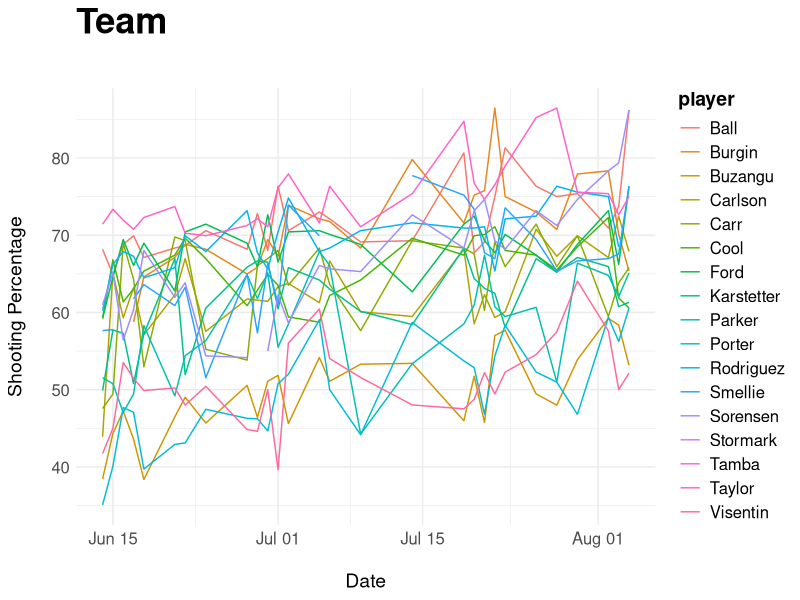
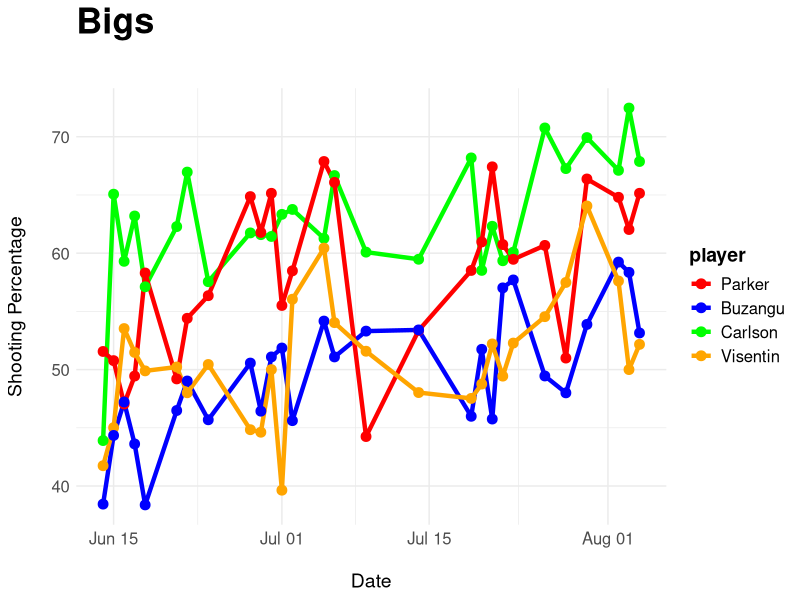
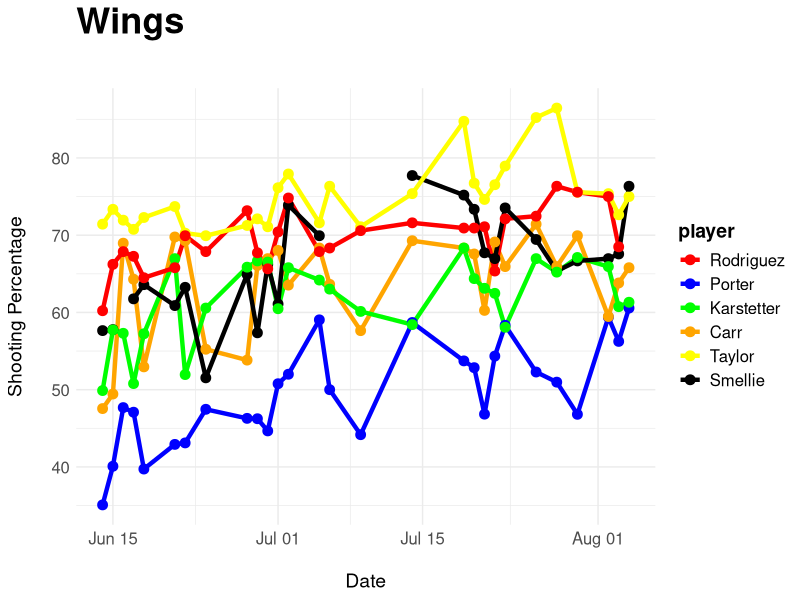
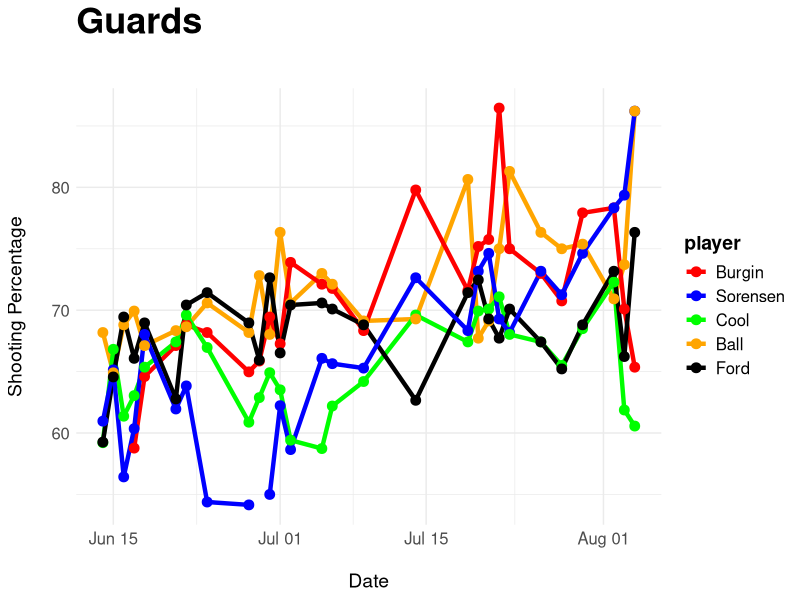
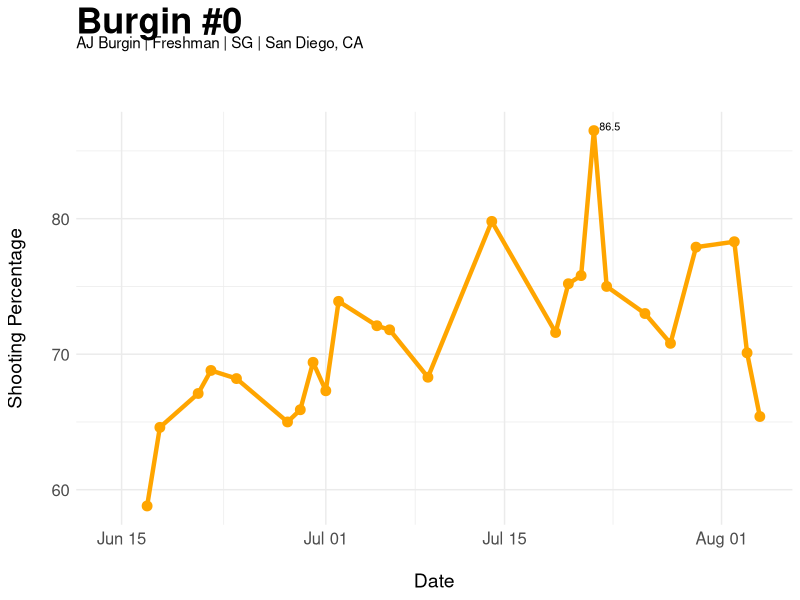
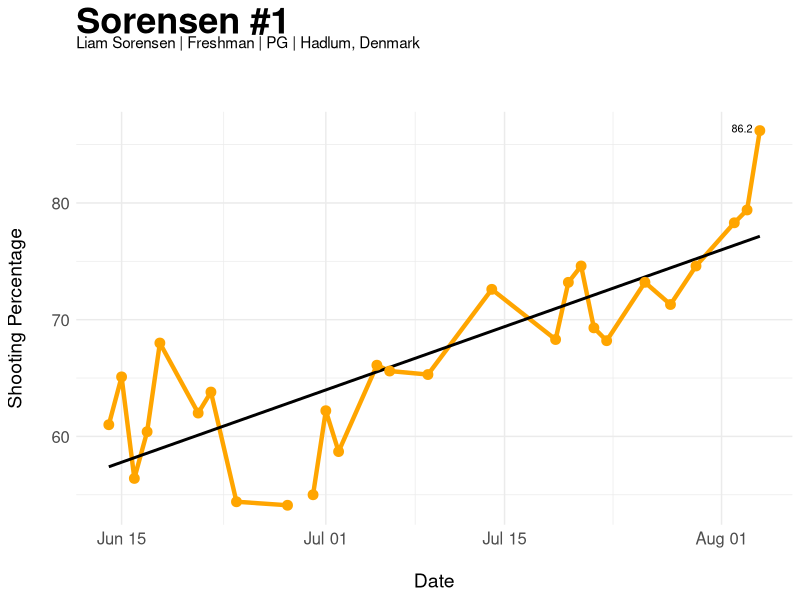
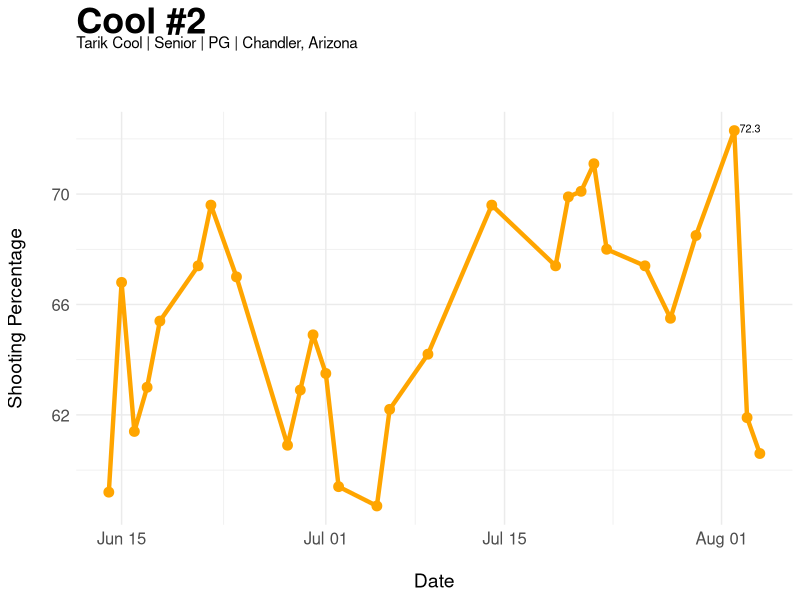
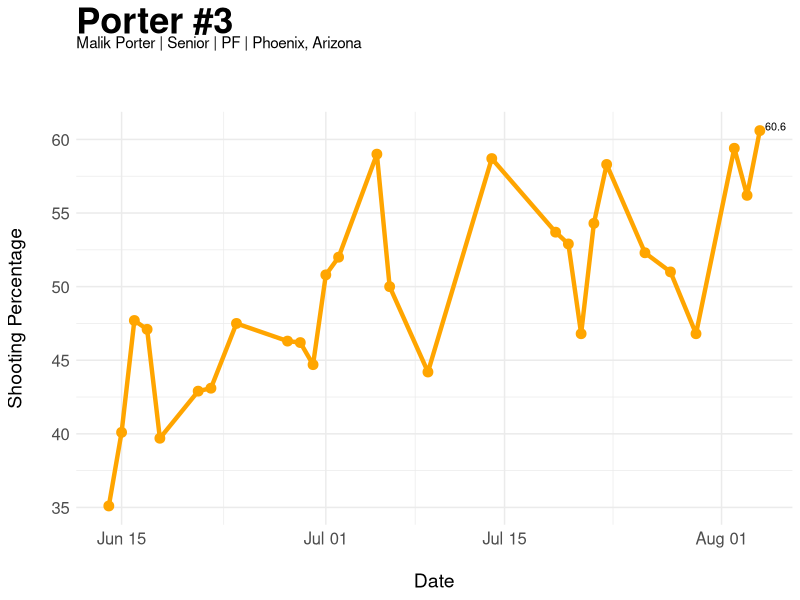

Write the R code that produced these figures, in order.
## ---- chunk 1
library(tidyverse)
library(modelr)
library(plyr)
library(readxl)
df1 <- read_excel(path = "Summer Shooting.xlsx", sheet = "Composite")
df2 <- read_excel(path = "Summer Shooting.xlsx", sheet = "06-14")
df3 <- read_excel(path = "Summer Shooting.xlsx", sheet = "06-15")
df4 <- read_excel(path = "Summer Shooting.xlsx", sheet = "06-16")
df5 <- read_excel(path = "Summer Shooting.xlsx", sheet = "06-17")
df6 <- read_excel(path = "Summer Shooting.xlsx", sheet = "06-18")
df7 <- read_excel(path = "Summer Shooting.xlsx", sheet = "06-21")
df8 <- read_excel(path = "Summer Shooting.xlsx", sheet = "06-22")
df9 <- read_excel(path = "Summer Shooting.xlsx", sheet = "06-24")
df10 <- read_excel(path = "Summer Shooting.xlsx", sheet = "06-28")
df11 <- read_excel(path = "Summer Shooting.xlsx", sheet = "06-29")
df12 <- read_excel(path = "Summer Shooting.xlsx", sheet = "06-30")
df13 <- read_excel(path = "Summer Shooting.xlsx", sheet = "07-01")
df14 <- read_excel(path = "Summer Shooting.xlsx", sheet = "07-02")
df15 <- read_excel(path = "Summer Shooting.xlsx", sheet = "07-05")
df16 <- read_excel(path = "Summer Shooting.xlsx", sheet = "07-06")
df17 <- read_excel(path = "Summer Shooting.xlsx", sheet = "07-09")
df18 <- read_excel(path = "Summer Shooting.xlsx", sheet = "07-14")
df19 <- read_excel(path = "Summer Shooting.xlsx", sheet = "07-19")
df20 <- read_excel(path = "Summer Shooting.xlsx", sheet = "07-20")
df21 <- read_excel(path = "Summer Shooting.xlsx", sheet = "07-21")
df22 <- read_excel(path = "Summer Shooting.xlsx", sheet = "07-22")
df23 <- read_excel(path = "Summer Shooting.xlsx", sheet = "07-23")
df24 <- read_excel(path = "Summer Shooting.xlsx", sheet = "07-26")
df25 <- read_excel(path = "Summer Shooting.xlsx", sheet = "07-28")
df26 <- read_excel(path = "Summer Shooting.xlsx", sheet = "07-30")
df27 <- read_excel(path = "Summer Shooting.xlsx", sheet = "08-02")
df28 <- read_excel(path = "Summer Shooting.xlsx", sheet = "08-03")
df29 <- read_excel(path = "Summer Shooting.xlsx", sheet = "08-04")

## ---- chunk 2
str(df1)
is.data.frame(df1)

df1$`Team Ave` <- NULL
df1$...1 <- NULL
## ---- chunk 3
d2 <- pivot_longer(df2, cols = !"...1", names_to = "Player", values_to = "Shots")
d3 <- pivot_longer(df3, cols = !"...1", names_to = "Player", values_to = "Shots")
d4 <- pivot_longer(df4, cols = !"...1", names_to = "Player", values_to = "Shots")
d5 <- pivot_longer(df5, cols = !"...1", names_to = "Player", values_to = "Shots")
d6 <- pivot_longer(df6, cols = !"...1", names_to = "Player", values_to = "Shots")
d7 <- pivot_longer(df7, cols = !"...1", names_to = "Player", values_to = "Shots")
d8 <- pivot_longer(df8, cols = !"...1", names_to = "Player", values_to = "Shots")
d9 <- pivot_longer(df9, cols = !"...1", names_to = "Player", values_to = "Shots")
d10 <- pivot_longer(df10, cols = !"...1", names_to = "Player", values_to = "Shots")
d11 <- pivot_longer(df11, cols = !"...1", names_to = "Player", values_to = "Shots")
d12 <- pivot_longer(df12, cols = !"...1", names_to = "Player", values_to = "Shots")
d13 <- pivot_longer(df13, cols = !"...1", names_to = "Player", values_to = "Shots")
d14 <- pivot_longer(df14, cols = !"...1", names_to = "Player", values_to = "Shots")
d15 <- pivot_longer(df15, cols = !"...1", names_to = "Player", values_to = "Shots")
d16 <- pivot_longer(df16, cols = !"...1", names_to = "Player", values_to = "Shots")
d17 <- pivot_longer(df17, cols = !"...1", names_to = "Player", values_to = "Shots")
d18 <- pivot_longer(df18, cols = !"...1", names_to = "Player", values_to = "Shots")
d19 <- pivot_longer(df19, cols = !"...1", names_to = "Player", values_to = "Shots")
d20 <- pivot_longer(df20, cols = !"...1", names_to = "Player", values_to = "Shots")
d21 <- pivot_longer(df21, cols = !"...1", names_to = "Player", values_to = "Shots")
d22 <- pivot_longer(df22, cols = !"...1", names_to = "Player", values_to = "Shots")
d23 <- pivot_longer(df23, cols = !"...1", names_to = "Player", values_to = "Shots")
d24 <- pivot_longer(df24, cols = !"...1", names_to = "Player", values_to = "Shots")
d25 <- pivot_longer(df25, cols = !"...1", names_to = "Player", values_to = "Shots")
d26 <- pivot_longer(df26, cols = !"...1", names_to = "Player", values_to = "Shots")
d27 <- pivot_longer(df27, cols = !"...1", names_to = "Player", values_to = "Shots")
d28 <- pivot_longer(df28, cols = !"...1", names_to = "Player", values_to = "Shots")
d29 <- pivot_longer(df29, cols = !"...1", names_to = "Player", values_to = "Shots")
## ---- chunk 4
# june 14
made_614 <- d2[c(1:17),-c(1)]
made_614
is.data.frame(made_614)
m614 <- "June_14"
made_614$date <- m614
made_614
# june 15
made_615 <- d3[c(1:17),-c(1)]
made_615
is.data.frame(made_615)
m615 <- "June_15"
made_615$date <- m615
made_615
# june 16
made_616 <- d4[c(1:17),-c(1)]
made_616
is.data.frame(made_616)
m616 <- "June_16"
made_616$date <- m616
made_616
# june 17
made_617 <- d5[c(1:17),-c(1)]
made_617
is.data.frame(made_617)
m617 <- "June_17"
made_617$date <- m617
made_617
# june 18
made_618 <- d6[c(1:17),-c(1)]
made_618
is.data.frame(made_618)
m618 <- "June_18"
made_618$date <- m618
made_618
# june 21
made_621 <- d7[c(1:17),-c(1)]
made_621
is.data.frame(made_621)
m621 <- "June_21"
made_621$date <- m621
made_621
# june 22
made_622 <- d8[c(1:17),-c(1)]
made_622
is.data.frame(made_622)
m622 <- "June_22"
made_622$date <- m622
made_622
# june 24
made_624 <- d9[c(1:17),-c(1)]
made_624
is.data.frame(made_624)
m624 <- "June_24"
made_624$date <- m624
made_624
# june 28
made_628 <- d10[c(1:17),-c(1)]
made_628
is.data.frame(made_628)
m628 <- "June_28"
made_628$date <- m628
made_628
# june 29
made_629 <- d11[c(1:17),-c(1)]
made_629
is.data.frame(made_629)
m629 <- "June_29"
made_629$date <- m629
made_629
# june 30
made_630 <- d12[c(1:17),-c(1)]
made_630
is.data.frame(made_630)
m630 <- "June_30"
made_630$date <- m630
made_630
# july 01
made_701 <- d13[c(1:17),-c(1)]
made_701
is.data.frame(made_701)
m701 <- "July_01"
made_701$date <- m701
made_701
# july 02 
made_702 <- d14[c(1:17),-c(1)]
made_702
is.data.frame(made_702)
m702 <- "July_02"
made_702$date <- m702
made_702
# july 05
made_705 <- d15[c(1:17),-c(1)]
made_705
is.data.frame(made_705)
m705 <- "July_05"
made_705$date <- m705
made_705
# july 06
made_706 <- d16[c(1:17),-c(1)]
made_706
is.data.frame(made_706)
m706 <- "July_06"
made_706$date <- m706
made_706
# july 09
made_709 <- d17[c(1:17),-c(1)]
made_709
is.data.frame(made_709)
m709 <- "July_09"
made_709$date <- m709
made_709
# july 14
made_714 <- d18[c(1:17),-c(1)]
made_714
is.data.frame(made_714)
m714 <- "July_14"
made_714$date <- m714
made_714
# july 19
made_719 <- d19[c(1:17),-c(1)]
made_719
is.data.frame(made_719)
m719 <- "July_19"
made_719$date <- m719
made_719
# july 20
made_720 <- d20[c(1:17),-c(1)]
made_720
is.data.frame(made_720)
m720 <- "July_20"
made_720$date <- m720
made_720
# july 21
made_721 <- d21[c(1:17),-c(1)]
made_721
is.data.frame(made_721)
m721 <- "July_21"
made_721$date <- m721
made_721
# july 22
made_722 <- d22[c(1:17),-c(1)]
made_722
is.data.frame(made_722)
m722 <- "July_22"
made_722$date <- m722
made_722
# july 23
made_723 <- d23[c(1:17),-c(1)]
made_723
is.data.frame(made_723)
m723 <- "July_23"
made_723$date <- m723
made_723
# july 26
made_726 <- d24[c(1:17),-c(1)]
made_726
is.data.frame(made_726)
m726 <- "July_26"
made_726$date <- m726
made_726
# july 28
made_728 <- d25[c(1:17),-c(1)]
made_728
is.data.frame(made_728)
m728 <- "July_28"
made_728$date <- m728
made_728
# july 30
made_730 <- d26[c(1:17),-c(1)]
made_730
is.data.frame(made_730)
m730 <- "July_30"
made_730$date <- m730
made_730
# aug 2
made_802 <- d27[c(1:17),-c(1)]
made_802
is.data.frame(made_802)
m802 <- "Aug_02"
made_802$date <- m802
made_802
# aug 3
made_803 <- d28[c(1:17),-c(1)]
made_803
is.data.frame(made_803)
m803 <- "Aug_03"
made_803$date <- m803
made_803
# aug 4
made_804 <- d29[c(1:17),-c(1)]
made_804
is.data.frame(made_804)
m804 <- "Aug_04"
made_804$date <- m804
made_804
## ---- chunk 5
##TAKEN

# june 14
taken_614 <- d2[c(18:34),-c(1)]
taken_614

# june 15
taken_615 <- d3[c(18:34),-c(1)]
taken_615
# june 16
taken_616 <- d4[c(18:34),-c(1)]
taken_616
# june 17
taken_617 <- d5[c(18:34),-c(1)]
taken_617
# june 18
taken_618 <- d6[c(18:34),-c(1)]
taken_618
# june 21
taken_621 <- d7[c(18:34),-c(1)]
taken_621
# june 22
taken_622 <- d8[c(18:34),-c(1)]
taken_622
# june 24
taken_624 <- d9[c(18:34),-c(1)]
taken_624
# june 14
taken_628 <- d10[c(18:34),-c(1)]
taken_628
# june 14
taken_629 <- d11[c(18:34),-c(1)]
taken_629
# june 14
taken_630 <- d12[c(18:34),-c(1)]
taken_630
# june 14
taken_701 <- d13[c(18:34),-c(1)]
taken_701
# june 14
taken_702 <- d14[c(18:34),-c(1)]
taken_702
# june 14
taken_705 <- d15[c(18:34),-c(1)]
taken_705
# june 14
taken_706 <- d16[c(18:34),-c(1)]
taken_706
# june 14
taken_709 <- d17[c(18:34),-c(1)]
taken_709
# june 14
taken_714 <- d18[c(18:34),-c(1)]
taken_714
# july 19
taken_719 <- d19[c(18:34),-c(1)]
taken_719
# july 20
taken_720 <- d20[c(18:34),-c(1)]
taken_720
# july 21
taken_721 <- d21[c(18:34),-c(1)]
taken_721
# july 22
taken_722 <- d22[c(18:34),-c(1)]
taken_722
# july 23
taken_723 <- d23[c(18:34),-c(1)]
taken_723
# july 26
taken_726 <- d24[c(18:34),-c(1)]
taken_726
# july 28
taken_728 <- d25[c(18:34),-c(1)]
taken_728
# july 30
taken_730 <- d26[c(18:34),-c(1)]
taken_730
# aug 2
taken_802 <- d27[c(18:34),-c(1)]
taken_802
# aug 3
taken_803 <- d28[c(18:34),-c(1)]
taken_803
# aug 4
taken_804 <- d29[c(18:34),-c(1)]
taken_804
## ---- chunk 6
#---------- Create Player Column
player <- c("Burgin", "Sorensen", "Cool", "Porter", "Taylor",
            "Smellie", "Ball", "Carlson", "Carr", "Karstetter", 
            "Ford", "Rodriguez", "Tamba", "Parker", "Visentin", 
            "Buzangu", "Stormark")
## ---- chunk 7
#------------- Create percentages
p614 <- (made_614[,2]/taken_614[,2]) * 100
p615 <- (made_615[,2]/taken_615[,2]) * 100
p616 <- (made_616[,2]/taken_616[,2]) * 100
p617 <- (made_617[,2]/taken_617[,2]) * 100
p618 <- (made_618[,2]/taken_618[,2]) * 100
p621 <- (made_621[,2]/taken_621[,2]) * 100
p622 <- (made_622[,2]/taken_622[,2]) * 100
p624 <- (made_624[,2]/taken_624[,2]) * 100
p628 <- (made_628[,2]/taken_628[,2]) * 100
p629 <- (made_629[,2]/taken_629[,2]) * 100
p630 <- (made_630[,2]/taken_630[,2]) * 100
p701 <- (made_701[,2]/taken_701[,2]) * 100
p702 <- (made_702[,2]/taken_702[,2]) * 100
p705 <- (made_705[,2]/taken_705[,2]) * 100
p706 <- (made_706[,2]/taken_706[,2]) * 100
p709 <- (made_709[,2]/taken_709[,2]) * 100
p714 <- (made_714[,2]/taken_714[,2]) * 100
p719 <- (made_719[,2]/taken_719[,2]) * 100
p720 <- (made_720[,2]/taken_720[,2]) * 100
p721 <- (made_721[,2]/taken_721[,2]) * 100
p722 <- (made_722[,2]/taken_722[,2]) * 100
p723 <- (made_723[,2]/taken_723[,2]) * 100
p726 <- (made_726[,2]/taken_726[,2]) * 100
p728 <- (made_728[,2]/taken_728[,2]) * 100
p730 <- (made_730[,2]/taken_730[,2]) * 100
p802 <- (made_802[,2]/taken_802[,2]) * 100
p803 <- (made_803[,2]/taken_803[,2]) * 100
p804 <- (made_804[,2]/taken_804[,2]) * 100

## ---- chunk 8
#--------------- Create full df
p614$player <- player
p614$date <- "2021-06-14"

p615$player <- player
p615$date <- "2021-06-15"

p616$player <- player
p616$date <- "2021-06-16"

p617$player <- player
p617$date <- "2021-06-17"

p618$player <- player
p618$date <- "2021-06-18"

p621$player <- player
p621$date <- "2021-06-21"

p622$player <- player
p622$date <- "2021-06-22"

p624$player <- player
p624$date <- "2021-06-24"

p628$player <- player
p628$date <- "2021-06-28"

p629$player <- player
p629$date <- "2021-06-29"

p630$player <- player
p630$date <- "2021-06-30"

p701$player <- player
p701$date <- "2021-07-01"

p702$player <- player
p702$date <- "2021-07-02"

p705$player <- player
p705$date <- "2021-07-05"

p706$player <- player
p706$date <- "2021-07-06"

p709$player <- player
p709$date <- "2021-07-09"

p714$player <- player
p714$date <- "2021-07-14"

p719$player <- player
p719$date <- "2021-07-19"

p720$player <- player
p720$date <- "2021-07-20"

p721$player <- player
p721$date <- "2021-07-21"

p722$player <- player
p722$date <- "2021-07-22"

p723$player <- player
p723$date <- "2021-07-23"

p726$player <- player
p726$date <- "2021-07-26"

p728$player <- player
p728$date <- "2021-07-28"

p730$player <- player
p730$date <- "2021-07-30"

p802$player <- player
p802$date <- "2021-08-02"

p803$player <- player
p803$date <- "2021-08-03"

p804$player <- player
p804$date <- "2021-08-04"
## ---- chunk 9
#---------- bind to make total df
total <- rbind(p614, p615, p616, p617, p618, p621, p622, p624, p628, p629, p630,
               p701, p702, p705, p706, p709, p714, p719, p720, p721, p722, p723,
               p726, p728, p730, p802, p803, p804)
total

## ---- chunk 10
#--------- change date from character to date
total$date <- as.Date(total$date)
str(total)
## ---- chunk 11
#--------- first plot
first_plot <- ggplot(total, aes(x=date, y=Shots, color=player)) +
  geom_line() +
  theme_minimal() +
  xlab("\nDate") +
  ylab("Shooting Percentage\n") +
  ggtitle("Team\n") +
  theme(plot.title = element_text(size = 26, face = "bold")) +
  theme(axis.text=element_text(size=12), 
        axis.title = element_text(size=14)) + 
  theme(legend.text=element_text(size=12), 
        legend.title = element_text(size=14, face = "bold"))
## ---- chunk 12
first_plot
## ---- chunk 13
#BIGS

BIGS <- total$player %in% c("Parker","Buzangu", "Carlson", "Visentin")
B <- total[BIGS,]
B
str(B)
B$date <- as.Date(B$date)

bg <- ggplot(B, aes(x=date, y=Shots, color=player)) +
  geom_line(size=1.5) +
  #geom_smooth(method = "lm", fill=NA) +
  geom_point(size=3) +
  theme_minimal() +
  xlab("\nDate") +
  ylab("Shooting Percentage\n") +
  ggtitle("Bigs\n") +
  theme(plot.title = element_text(size = 26, face = "bold")) +
  theme(axis.text=element_text(size=12), 
        axis.title = element_text(size=14)) + 
  theme(legend.text=element_text(size=12), 
        legend.title = element_text(size=14, face = "bold"))

bg <- bg + scale_color_manual(breaks = c("Parker", "Buzangu", "Carlson", "Visentin"),
                        values=c("red", "blue", "green", "orange"))
## ---- chunk 14
bg
## ---- chunk 15
# WINGS

WINGS <- total$player %in% c("Rodriguez","Porter", "Karstetter", "Carr", "Taylor", "Smellie")
W <- total[WINGS,]
W
str(W)
W$date <- as.Date(W$date)
str(W)

wg <- ggplot(W, aes(x=date, y=Shots, color=player)) +
  geom_line(size=1.5) +
  geom_point(size=3) +
  theme_minimal() +
  xlab("\nDate") +
  ylab("Shooting Percentage\n") +
  ggtitle("Wings\n") +
  theme(plot.title = element_text(size = 26, face = "bold")) +
  theme(axis.text=element_text(size=12), 
        axis.title = element_text(size=14)) + 
  theme(legend.text=element_text(size=12), 
        legend.title = element_text(size=14, face = "bold"))

wg <- wg + scale_color_manual(breaks = c("Rodriguez","Porter", "Karstetter", "Carr", "Taylor", "Smellie"),
                        values=c("red", "blue", "green", "orange", "yellow", "black"))
## ---- chunk 16
wg
## ---- chunk 17
#GUARDS

GUARDS <- total$player %in% c("Burgin", "Sorensen", "Cool", "Ball", "Ford")
G <- total[GUARDS,]
G
str(G)
G$date <- as.Date(G$date)

gg <- ggplot(G, aes(x=date, y=Shots, color=player)) +
  geom_line(size=1.5) +
  geom_point(size=3) +
  theme_minimal() +
  xlab("\nDate") +
  ylab("Shooting Percentage\n") +
  ggtitle("Guards\n") +
  theme(plot.title = element_text(size = 26, face = "bold")) +
  theme(axis.text=element_text(size=12), 
        axis.title = element_text(size=14)) + 
  theme(legend.text=element_text(size=12), 
        legend.title = element_text(size=14, face = "bold"))

gg <- gg + scale_color_manual(breaks = c("Burgin", "Sorensen", "Cool", "Ball", "Ford"),
                        values=c("red", "blue", "green", "orange", "black"))

## ---- chunk 18
gg
## ---- chunk 19
# 0 - Burgin
Burgin <- total$player %in% c("Burgin")
AJB <- total[Burgin,]
AJB
str(AJB)
AJB$date <- as.Date(AJB$date)

AJB$Shots <- round(AJB$Shots, digits = 1)

aj <- ggplot(AJB, aes(x=date, y=Shots, color=player)) +
  geom_line(size=1.5, color= "orange") +
  geom_text(data=subset(AJB, Shots > 80),
            aes(label=Shots),hjust=-0.25, vjust=0, color="black", size=2.75) + 
  geom_point(size=3, color="orange") +
  theme_minimal() +
  xlab("\nDate") +
  ylab("Shooting Percentage\n") +
  ggtitle("Burgin #0\n",
          subtitle = "AJ Burgin | Freshman | SG | San Diego, CA") +
  theme(plot.title = element_text(size = 26, face = "bold"),
        plot.subtitle = element_text(vjust = 14.0)) +
  theme(axis.text=element_text(size=12), 
        axis.title = element_text(size=14))

## ---- chunk 20
aj
## ---- chunk 21
# 1 - Sorensen
Sorensen <- total$player %in% c("Sorensen")
LCS <- total[Sorensen,]
LCS
str(LCS)
LCS$date <- as.Date(LCS$date)

LCS$Shots <- round(LCS$Shots, digits = 1)

ls <- ggplot(LCS, aes(x=date, y=Shots, color=player)) +
  geom_line(size=1.5, color="orange") +
  geom_smooth(method = "lm", fill=NA, color="black") +
  geom_text(data=subset(LCS, Shots > 80),
            aes(label=Shots),hjust=1.35, vjust=0.25, color="black", size=2.75) + 
  geom_point(size=3, color="orange") +
  theme_minimal() +
  xlab("\nDate") +
  ylab("Shooting Percentage\n") +
  ggtitle("Sorensen #1\n",
          subtitle = "Liam Sorensen | Freshman | PG | Hadlum, Denmark") +
  theme(plot.title = element_text(size = 26, face = "bold"),
        plot.subtitle = element_text(vjust = 14.0)) +
  theme(axis.text=element_text(size=12), 
        axis.title = element_text(size=14))

## ---- chunk 22
ls
## ---- chunk 23
# 2 - Cool
Cool <- total$player %in% c("Cool")
TC <- total[Cool,]
TC
str(TC)
TC$date <- as.Date(TC$date)

TC$Shots <- round(TC$Shots, digits = 1)

tc <- ggplot(TC, aes(x=date, y=Shots, color=player)) +
  geom_line(size=1.5, color="orange") +
  geom_text(data=subset(TC, Shots > 72),
            aes(label=Shots),hjust=-0.25, vjust=0.25, color= "black",size=2.75) + 
  geom_point(size=3, color="orange") +
  theme_minimal() +
  xlab("\nDate") +
  ylab("Shooting Percentage\n") +
  ggtitle("Cool #2\n",
          subtitle = "Tarik Cool | Senior | PG | Chandler, Arizona") +
  theme(plot.title = element_text(size = 26, face = "bold"),
        plot.subtitle = element_text(vjust = 14.0)) +
  theme(axis.text=element_text(size=12), 
        axis.title = element_text(size=14))

## ---- chunk 24
tc
## ---- chunk 25
# 3 - Porter
Porter <- total$player %in% c("Porter")
MP <- total[Porter,]
MP
str(MP)
MP$date <- as.Date(MP$date)

MP$Shots <- round(MP$Shots, digits = 1)

mp <- ggplot(MP, aes(x=date, y=Shots, color=player)) +
  geom_line(size=1.5, color="orange") +
  geom_text(data=subset(MP, Shots > 60),
            aes(label=Shots),hjust=-0.25, vjust=0, color="black", size=2.75) + 
  geom_point(size=3, color="orange") +
  theme_minimal() +
  xlab("\nDate") +
  ylab("Shooting Percentage\n") +
  ggtitle("Porter #3\n",
          subtitle = "Malik Porter | Senior | PF | Phoenix, Arizona") +
  theme(plot.title = element_text(size = 26, face = "bold"),
        plot.subtitle = element_text(vjust = 14.0)) +
  theme(axis.text=element_text(size=12), 
        axis.title = element_text(size=14))

## ---- chunk 26
mp
## ---- chunk 27
# 4 - Taylor III
Taylor <- total$player %in% c("Taylor")
ET <- total[Taylor,]
ET
str(ET)
ET$date <- as.Date(ET$date)

ET$Shots <- round(ET$Shots, digits = 1)

et <- ggplot(ET, aes(x=date, y=Shots, color=player)) +
  geom_line(size=1.5, color="orange") +
  geom_text(data=subset(ET, Shots > 86), 
            aes(label=Shots),hjust=-0.25, vjust=0, color= "black", size=2.75) + 
  geom_point(size=3, color="orange") +
  theme_minimal() +
  xlab("\nDate") +
  ylab("Shooting Percentage\n") +
  ggtitle("Taylor #4\n",
          subtitle = "Emmit Taylor III | Junior | SG | Lapwai, Idaho") +
  theme(plot.title = element_text(size = 26, face = "bold"),
        plot.subtitle = element_text(vjust = 14.0)) +
  theme(axis.text=element_text(size=12), 
        axis.title = element_text(size=14))

## ---- chunk 28
et
## ---- chunk 29
# 5 - Smellie
Smellie <- total$player %in% c("Smellie")
AS <- total[Smellie,]
AS
str(AS)
AS$date <- as.Date(AS$date)

AS$Shots <- round(AS$Shots, digits = 1)

as <- ggplot(AS, aes(x=date, y=Shots, color=player)) +
  geom_line(size=1.5, color="orange") +
  geom_text(data=subset(AS, Shots > 77),
            aes(label=Shots),hjust=-0.25, vjust=0, color= "black", size=2.75) + 
  geom_point(size=3, color="orange") +
  theme_minimal() +
  xlab("\nDate") +
  ylab("Shooting Percentage\n") +
  ggtitle("Smellie #5\n",
          subtitle = "Austin Smellie | Junior | SF | Preston, Idaho") +
  theme(plot.title = element_text(size = 26, face = "bold"),
        plot.subtitle = element_text(vjust = 14.0)) +
  theme(axis.text=element_text(size=12), 
        axis.title = element_text(size=14))
## ---- chunk 30
as
## ---- chunk 31
# 10 - Ball
Ball <- total$player %in% c("Ball")
TB <- total[Ball,]
TB
str(TB)
TB$date <- as.Date(TB$date)

TB$Shots <- round(TB$Shots, digits = 1)

tb <- ggplot(TB, aes(x=date, y=Shots, color=player)) +
  geom_line(size=1.5, color="orange") +
  geom_text(data=subset(TB, Shots > 86), 
            aes(label=Shots),hjust=1.25, vjust=0, color="black", size=2.75) + 
  geom_point(size=3, color="orange") +
  theme_minimal() +
  xlab("\nDate") +
  ylab("Shooting Percentage\n") +
  ggtitle("Ball #10\n",
       subtitle = "Tommy Ball | Freshman | PG | El Dorado Hills, California") +
  theme(plot.title = element_text(size = 26, face = "bold"),
        plot.subtitle = element_text(vjust = 14.0)) +
  theme(axis.text=element_text(size=12), 
        axis.title = element_text(size=14))

## ---- chunk 32
tb
## ---- chunk 33
# 12 - Carlson
Carlson <- total$player %in% c("Carlson")
JC <- total[Carlson,]
JC
str(JC)
JC$date <- as.Date(JC$date)

JC$Shots <- round(JC$Shots, digits = 1)

jc <- ggplot(JC, aes(x=date, y=Shots, color=player)) +
  geom_line(size=1.5, color= "orange") +
  geom_text(data=subset(JC, Shots > 72), 
            aes(label=Shots),hjust=-0.25, vjust=0, color="black", size=2.75) + 
  geom_point(size=3, color="orange") +
  theme_minimal() +
  xlab("\nDate") +
  ylab("Shooting Percentage\n") +
  ggtitle("Carlson #12\n",
       subtitle = "James Carlson | Junior | PF | Coeur D'Alene, Idaho") +
  theme(plot.title = element_text(size = 26, face = "bold"),
        plot.subtitle = element_text(vjust = 14.0)) +
  theme(axis.text=element_text(size=12), 
        axis.title = element_text(size=14))

## ---- chunk 34
jc
## ---- chunk 35
# 13 - Carr
Carr <- total$player %in% c("Carr")
DC <- total[Carr,]
DC
str(DC)
DC$date <- as.Date(DC$date)

DC$Shots <- round(DC$Shots, digits = 1)

dc <- ggplot(DC, aes(x=date, y=Shots, color=player)) +
  geom_line(size=1.5, color="orange") +
  geom_text(data=subset(DC, Shots > 71), 
            aes(label=Shots),hjust=-0.25, vjust=0, color= "black", size=2.75) + 
  geom_point(size=3, color="orange") +
  theme_minimal() +
  xlab("\nDate") +
  ylab("Shooting Percentage\n") +
  ggtitle("Carr #13\n",
       subtitle = "Daxton Carr | Sophomore | PF | Pocatello, Idaho") +
  theme(plot.title = element_text(size = 26, face = "bold"),
        plot.subtitle = element_text(vjust = 14.0)) +
  theme(axis.text=element_text(size=12), 
        axis.title = element_text(size=14))
## ---- chunk 36
dc
## ---- chunk 37
# 14 - Karstetter 
Karstetter <- total$player %in% c("Karstetter")
KK <- total[Karstetter,]
KK
str(KK)
KK$date <- as.Date(KK$date)

KK$Shots <- round(KK$Shots, digits = 1)

kk <- ggplot(KK, aes(x=date, y=Shots, color=player)) +
  geom_line(size=1.5, color="orange") +
  geom_text(data=subset(KK, Shots > 68), 
            aes(label=Shots),hjust=-0.25, vjust=0, color= "black", size=2.75) + 
  geom_point(size=3, color="orange") +
  theme_minimal() +
  xlab("\nDate") +
  ylab("Shooting Percentage\n") +
  ggtitle("Karstetter #14\n",
       subtitle = "Kyle Karstetter | Freshman | SF | Moses Lake, Washington") +
  theme(plot.title = element_text(size = 26, face = "bold"),
        plot.subtitle = element_text(vjust = 14.0)) +
  theme(axis.text=element_text(size=12), 
        axis.title = element_text(size=14))
## ---- chunk 38
kk
## ---- chunk 39
# 20 - Ford
Ford <- total$player %in% c("Ford")
RF <- total[Ford,]
RF
str(RF)
RF$date <- as.Date(RF$date)

RF$Shots <- round(RF$Shots, digits = 1)

rf <- ggplot(RF, aes(x=date, y=Shots, color=player)) +
  geom_line(size=1.5, color="orange") +
  geom_text(data=subset(RF, Shots > 75), 
            aes(label=Shots),hjust=1.25, vjust=0, color= "black", size=2.75) + 
  geom_point(size=3, color="orange") +
  theme_minimal() +
  xlab("\nDate") +
  ylab("Shooting Percentage\n") +
  ggtitle("Ford #20\n",
       subtitle = "Robert Ford | Junior | SF | Portland, Oregon") +
  theme(plot.title = element_text(size = 26, face = "bold"),
        plot.subtitle = element_text(vjust = 14.0)) +
  theme(axis.text=element_text(size=12), 
        axis.title = element_text(size=14))
## ---- chunk 40
rf
## ---- chunk 41
# 22 - Rodriguez
Rodriguez <- total$player %in% c("Rodriguez")
JR <- total[Rodriguez,]
JR
str(JR)
JR$date <- as.Date(JR$date)

JR$Shots <- round(JR$Shots, digits = 1)

jr <- ggplot(JR, aes(x=date, y=Shots, color=player)) +
  geom_line(size=1.5, color="orange") +
  geom_text(data=subset(JR, Shots > 76),
            aes(label=Shots),hjust=-0.25, vjust=0, color= "black",size=2.75) + 
  geom_point(size=3, color="orange") +
  theme_minimal() +
  xlab("\nDate") +
  ylab("Shooting Percentage\n") +
  ggtitle("Rodriguez #22\n",
       subtitle = "Jared Rodriguez | Junior | SF | Glendale, Arizona") +
  theme(plot.title = element_text(size = 26, face = "bold"),
        plot.subtitle = element_text(vjust = 14.0)) +
  theme(axis.text=element_text(size=12), 
        axis.title = element_text(size=14))
## ---- chunk 42
jr
## ---- chunk 43
# 25 - Parker
Parker <- total$player %in% c("Parker")
BP <- total[Parker,]
BP
str(BP)
BP$date <- as.Date(BP$date)

BP$Shots <- round(BP$Shots, digits = 1)

bp <- ggplot(BP, aes(x=date, y=Shots, color=player)) +
  geom_line(size=1.5, color="orange") +
  geom_text(data=subset(BP, Shots > 67.5), 
            aes(label=Shots),hjust=-0.25, vjust=0, color= "black", size=2.75) + 
  geom_point(size=3, color="orange") +
  theme_minimal() +
  xlab("\nDate") +
  ylab("Shooting Percentage\n") +
  ggtitle("Parker #25\n",
       subtitle = "Brayden Parker | Sophomore | C | Preston, Idaho") +
  theme(plot.title = element_text(size = 26, face = "bold"),
        plot.subtitle = element_text(vjust = 14.0)) +
  theme(axis.text=element_text(size=12), 
        axis.title = element_text(size=14))
## ---- chunk 44
bp
## ---- chunk 45
# 32 - Visentin
Visentin <- total$player %in% c("Visentin")
ZV <- total[Visentin,]
ZV
str(ZV)
ZV$date <- as.Date(ZV$date)

ZV$Shots <- round(ZV$Shots, digits = 1)

zv <- ggplot(ZV, aes(x=date, y=Shots, color=player)) +
  geom_line(size=1.5, color="orange") +
  geom_text(data=subset(ZV, Shots > 64), 
            aes(label=Shots),hjust=-0.25, vjust=0, color= "black", size=2.75) + 
  geom_point(size=3, color="orange") +
  theme_minimal() +
  xlab("\nDate") +
  ylab("Shooting Percentage\n") +
  ggtitle("Visentin #32\n",
       subtitle = "Zach Visentin | Sophomore | C | Springville, Utah") +
  theme(plot.title = element_text(size = 26, face = "bold"),
        plot.subtitle = element_text(vjust = 14.0)) +
  theme(axis.text=element_text(size=12), 
        axis.title = element_text(size=14))
## ---- chunk 46
zv
## ---- chunk 47
# 34 - Buzangu 
Buzangu <- total$player %in% c("Buzangu")
GB <- total[Buzangu,]
GB
str(GB)
GB$date <- as.Date(GB$date)

GB$Shots <- round(GB$Shots, digits = 1)

gb <- ggplot(GB, aes(x=date, y=Shots, color=player)) +
  geom_line(size=1.5, color="orange") +
  geom_text(data=subset(GB, Shots > 59), 
            aes(label=Shots),hjust=-0.25, vjust=0, color= "black", size=2.75) + 
  geom_point(size=3, color="orange") +
  theme_minimal() +
  xlab("\nDate") +
  ylab("Shooting Percentage\n") +
  ggtitle("Buzangu #34\n",
       subtitle = "Gedeon Buzangu | Junior | C | Kinsasha, Congo") +
  theme(plot.title = element_text(size = 26, face = "bold"),
        plot.subtitle = element_text(vjust = 14.0)) +
  theme(axis.text=element_text(size=12), 
        axis.title = element_text(size=14))
## ---- chunk 48
gb
